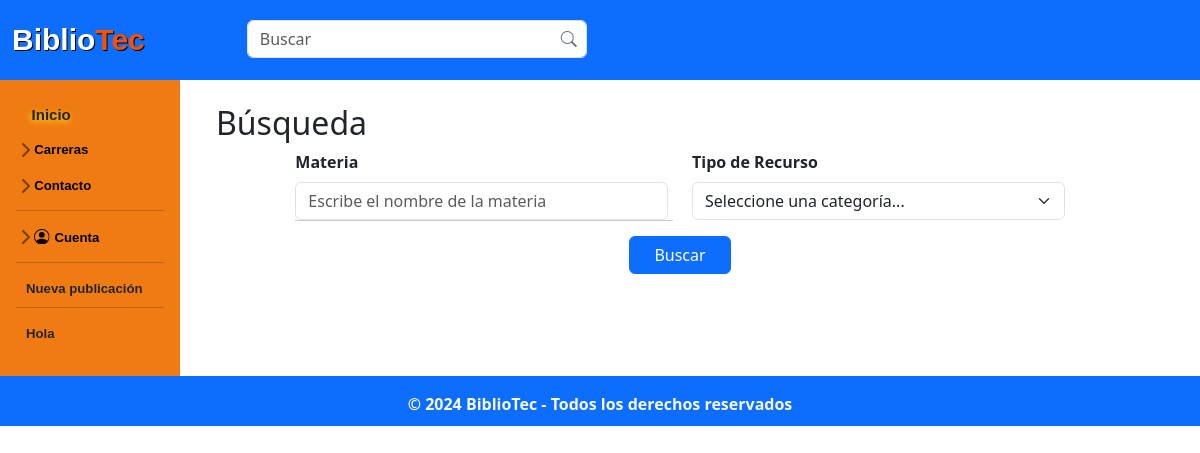
/administracion/search.php?carrera=Arquitectura, run on an earlier commit of the app's database.
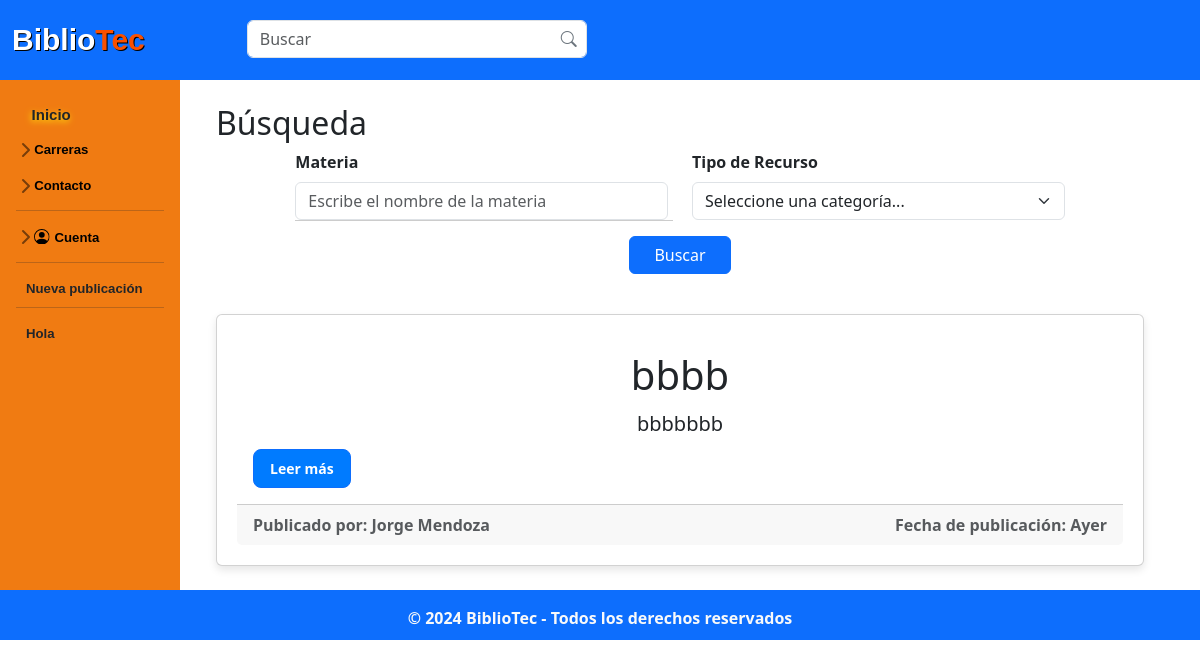
And on a later commit of the database.
### tables this page shows
CREATE TABLE IF NOT EXISTS `publicacion` (
  `idPub` int NOT NULL AUTO_INCREMENT,
  `id_Usuario` int NOT NULL,
  `titulo_Pub` varchar(50) NOT NULL,
  `fecha_Pub` date NOT NULL,
  `descrip_Pub` text NOT NULL,
  `calif_Pub` decimal(10,0) NOT NULL,
  `carrera_Pub` varchar(45) NOT NULL,
  `materia_Pub` varchar(60) NOT NULL,
  `tipo_pub` varchar(45) NOT NULL,
  `archivo_Pub` varchar(100) NOT NULL,
  PRIMARY KEY (`idPub`),
  KEY `fk_Publicacion_Usuario1_idx` (`id_Usuario`)
);

CREATE TABLE IF NOT EXISTS `usuario` (
  `idUsuario` int NOT NULL AUTO_INCREMENT,
  `nom_Us` varchar(50) NOT NULL,
  `apell_Us` varchar(50) NOT NULL,
  `carrera_Us` varchar(70) NOT NULL,
  `semestre_Us` varchar(50) NOT NULL,
  `correo_Us` varchar(100) NOT NULL,
  `contra_Us` varchar(60) NOT NULL,
  PRIMARY KEY (`idUsuario`),
  KEY `carrera_Us` (`carrera_Us`)
);

### php/functions.php (called while the page is built, shortened)
<?php
class functions
{
    public static function convertirFecha($fecha) {
        $fecha_timestamp = strtotime($fecha);
        $hoy = strtotime('today');
        $ayer = strtotime('yesterday');
        if ($fecha_timestamp >= $hoy) {
            return 'Hoy';
        }
        elseif ($fecha_timestamp >= $ayer) {
            return 'Ayer';
        }
    }
}

### administracion/search.php (the view, shortened to what the changed rows need)
<?php
include('../php/functions.php');
$link = include('../php/conexion.php');
$carrera = $_GET['carrera'];
if (isset($_GET['carrera'])) {
  $consulta = $query = "SELECT p.*, u.nom_Us, u.apell_Us FROM publicacion p
  JOIN usuario u ON p.id_Usuario = u.idUsuario
  WHERE carrera_Pub = '$carrera'
  ORDER BY p.idPub";
  $result = mysqli_query($link, $consulta);
} else {
  header("Location: ../home.php");
  exit();
}
?>
<!DOCTYPE html>
<html lang="es">
<head>
  <link rel="stylesheet" href="../css/normalizar.css">
  <link rel="stylesheet" href="../css/estilos.css">
  <link rel="stylesheet" href="../css/hover-min.css">
  <link rel="stylesheet" href="../css/animate.css">
  <link rel="stylesheet" href="../css/sidebars.css">
  <link rel="stylesheet" href="https://cdnjs.cloudflare.com/ajax/libs/animate.css/4.1.1/animate.min.css" />
  <link href="https://cdn.jsdelivr.net/npm/bootstrap@5.3.3/dist/css/bootstrap.min.css" rel="stylesheet">
  <link rel="stylesheet" href="https://cdn.jsdelivr.net/npm/bootstrap-icons@1.11.3/font/bootstrap-icons.min.css">
</head>
<body>
  <div class="container-fluid">
    <div class="row">
      <main role="main" class="col-md-9 ml-sm-auto col-lg-10 px-4">
        <br>
        <div class="container">
          <h2>Búsqueda</h2>
          <br>
        </div>
        <div id="filteredPublications" class="container">
          <?php while ($fila = mysqli_fetch_array($result)) : ?>
            <div class="publicacion card mb-4">
              <div class="card-body">
                <h3 class="card-title display-6"><b><?php echo $fila['titulo_Pub']; ?></b></h3>
                <p class="card-text lead"><?php echo $fila['descrip_Pub']; ?></p>
                <a name="fade" href="publicacion/publicacion_detalle.php?id=<?php echo $fila['idPub']; ?>" class="btn btn-primary btn-sm"><b>Leer más</b></a>
              </div>
              <div class="card-footer d-flex text-muted justify-content-between align-items-end">
                <span class="card-text comment-date mb-0">Publicado por: <?php echo $fila['nom_Us'] . " " . $fila['apell_Us']; ?></span>
                <span class="card-text comment-date mb-0">Fecha de publicación: <?php echo functions::convertirFecha($fila['fecha_Pub']); ?></span>
              </div>
            </div>
          <?php endwhile; ?>
        </div>
    </div>
  </div>
</body>
</html>

What changed in the data, as far as the page shows it:
added publicacion: titulo_Pub "bbbb", descrip_Pub "bbbbbbb", id_Usuario.nom_Us "Jorge", id_Usuario.apell_Us "Mendoza", fecha_Pub "Ayer"
